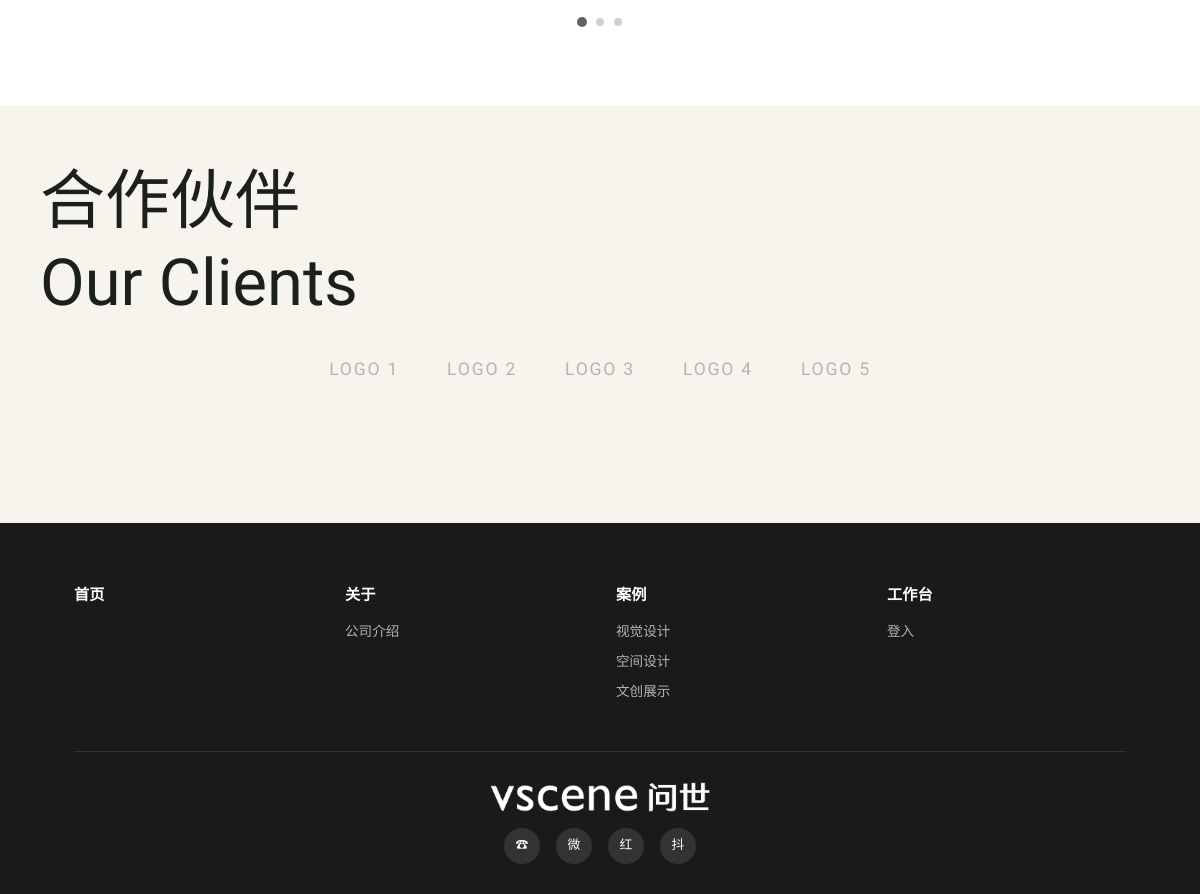
Before: / (lower part) with the older database file.
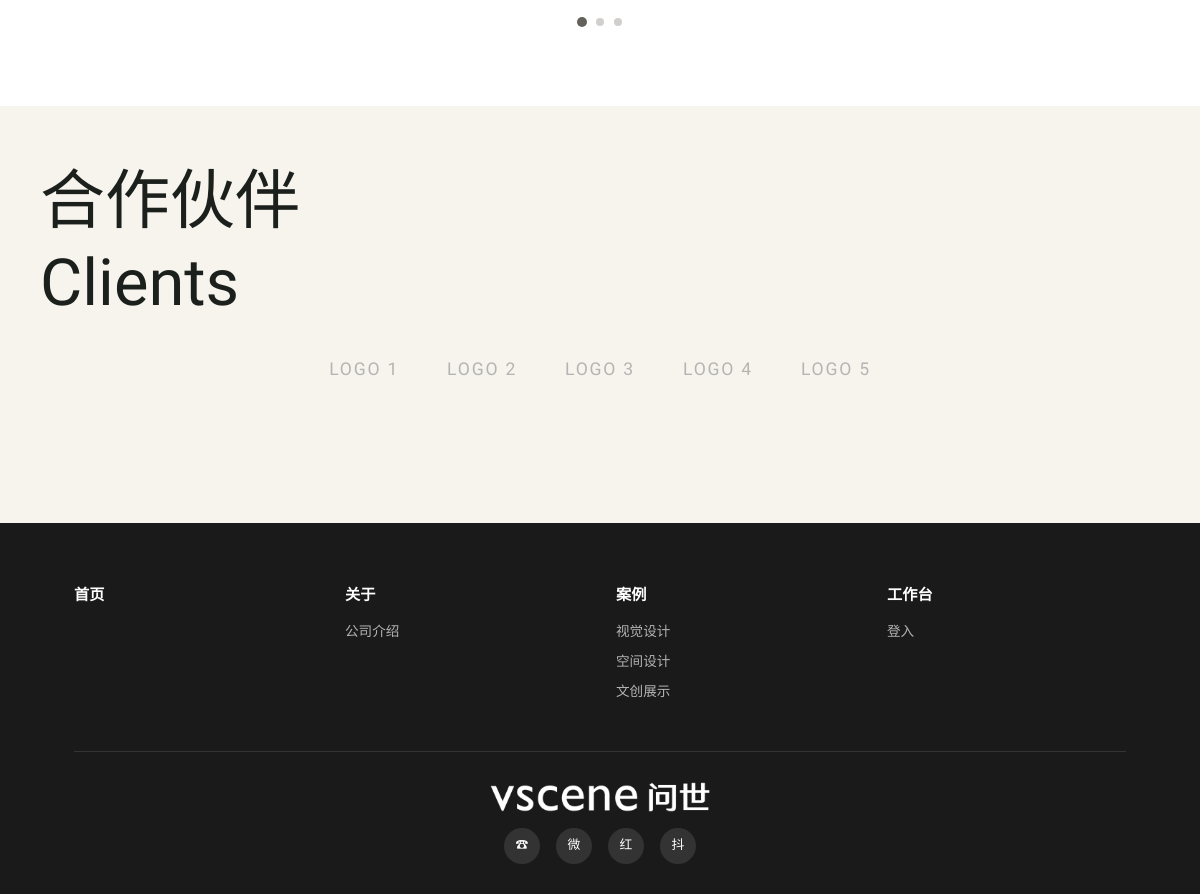
After: the same page with the newer database file.
### tables this page shows
CREATE TABLE site_config (
    key TEXT PRIMARY KEY,
    value TEXT,
    updated_at DATETIME DEFAULT CURRENT_TIMESTAMP
);

CREATE TABLE site_client_logos (
    id INTEGER PRIMARY KEY AUTOINCREMENT,
    name TEXT NOT NULL,
    logo_path TEXT,
    sort_order INTEGER DEFAULT 0,
    is_visible BOOLEAN DEFAULT 1
);

### app/routers/public.py (the view)
@router.get("/", response_class=HTMLResponse)
async def home(request: Request):
    with db_session() as conn:
        raw_cases = rows_to_list(
            conn.execute(
                "SELECT * FROM cases WHERE is_online = 1 ORDER BY sort_order, id DESC"
            ).fetchall()
        )
        client_logos = rows_to_list(
            conn.execute(
                "SELECT * FROM site_client_logos WHERE is_visible = 1 ORDER BY sort_order"
            ).fetchall()
        )
    CASE_SIZE_RHYTHM = [
        'portrait', 'wide', 'square', 'wide', 'portrait', 'square',
        'square', 'wide', 'portrait', 'portrait', 'square', 'wide',
        'portrait', 'square', 'wide', 'wide', 'square', 'portrait',
    ]
    MIN_CASES_PER_UNIT = 18  # 一个循环单元的最少卡片数（不足则循环复用）
    if raw_cases:
        unit_cases = []
        i = 0
        while len(unit_cases) < MIN_CASES_PER_UNIT:
            src = raw_cases[i % len(raw_cases)]
            c = dict(src)                       # 复制，避免污染原始列表
            c["size"] = CASE_SIZE_RHYTHM[i % len(CASE_SIZE_RHYTHM)]
            unit_cases.append(c)
            i += 1
    else:
        unit_cases = [
            {"id": 0, "title": "敬请期待", "cover_image": "", "size": s, "placeholder": True}
            for s in CASE_SIZE_RHYTHM
        ]
    return templates.TemplateResponse(
        "public/index.html",
        {
            "request": request,
            "studio": get_studio_profile(),
            "cases": unit_cases,            # 一个单元（模板渲染两遍 → 无缝循环）
            "contact": load_contact(),
            "site": load_site_config(),
            "client_logos": client_logos,
        },
    )

### templates/public/index.html (shortened to what this page needs)
{% extends "public/base.html" %}
{% block extra_css %}<link rel="stylesheet" href="{{ asset_url('/static/css/case_layout.css') }}">{% endblock %}
{% block content %}
<section class="biz-section">
  <div class="dots" data-target="biz-carousel">
    <button class="dot active" type="button" data-index="0" aria-label="第 1 项业务"></button>
    <button class="dot" type="button" data-index="1" aria-label="第 2 项业务"></button>
    <button class="dot" type="button" data-index="2" aria-label="第 3 项业务"></button>
  </div>
</section>
<section class="clients-section">
  <div class="container">
    <h2 class="section-title">{{ site.clients_title or '合作伙伴' }} <span>{{ site.clients_subtitle or 'Clients' }}</span></h2>
    <div class="clients-row">
      {% for logo in client_logos %}
      <div class="client-logo">
        {% if logo.logo_path %}
        <img src="{{ logo.logo_path }}" alt="{{ logo.name }}" style="max-height:60px;max-width:120px;object-fit:contain">
        {% else %}
        {{ logo.name }}
        {% endif %}
      </div>
      {% endfor %}
    </div>
  </div>
</section>
{% endblock %}

### templates/public/base.html (shortened to what this page needs)
<!DOCTYPE html>
<html lang="zh-CN">
<head>
  <link rel="stylesheet" href="{{ asset_url('/static/css/style.css') }}">
  {% block extra_css %}{% endblock %}
</head>
<body>
  <main>{% block content %}{% endblock %}</main>
  <footer class="site-footer">
    <div class="container">
      <div class="footer-grid">
        <div class="footer-col">
          <h4>首页</h4>
        </div>
        <div class="footer-col">
          <h4>关于</h4>
          <a href="/about">公司介绍</a>
        </div>
        <div class="footer-col">
          <h4>案例</h4>
          <a href="/cases">视觉设计</a>
          <a href="/cases">空间设计</a>
          <a href="/cases">文创展示</a>
        </div>
        <div class="footer-col">
          <h4>工作台</h4>
          <a href="/app">登入</a>
        </div>
      </div>
      <div class="footer-bottom">
        <img src="{{ asset_url('/static/img/logo.png') }}" alt="VSCENE Logo" class="footer-brand">
        <div class="footer-social">
          <a href="tel:YOUR_PHONE" title="电话">☎</a>
          <a href="weixin://" title="微信">微</a>
          <a href="https://www.xiaohongshu.com" title="小红书">红</a>
          <a href="https://www.douyin.com" title="抖音">抖</a>
        </div>
      </div>
    </div>
  </footer>
</body>
</html>

### static/css/style.css (style rules this page uses)
:root { --bg: #f7f4ee; --surface: #ffffff; --text: #1c201d; --muted: #6a645d; --accent: #63615A; --accent-rgb: 99, 97, 90; --accent-signature: #c8ff00; --case-accent: #c8ff00; --accent-light: #ece9e3; --border: #e3ddd2; --radius: 14px; --radius-lg: 24px; --shadow: 0 10px 30px rgba(var(--accent-rgb), 0.08); --shadow-card: 0 8px 24px rgba(0, 0, 0, .06); --shadow-card-hover: 0 12px 30px rgba(26, 22, 20, .12); --cases-grid-cols: 2; --cases-grid-gap: 20px; --cases-grid-mt: 30px; --lift: -6px; --ease-out: cubic-bezier(.23, 1, .32, 1); --font: "Prompt", "Noto Sans SC", "PingFang SC", -apple-system, BlinkMacSystemFont, "Segoe UI", sans-serif; --font-display: "Prompt", "Noto Sans SC", sans-serif; }
* { box-sizing: border-box; margin: 0; padding: 0; }
body { font-family: var(--font); background: var(--bg); color: var(--text); line-height: 1.6; min-height: 100vh; }
.container { max-width: 1100px; margin: 0 auto; padding: 0 24px; }
.section-title { font-family: var(--font-display); font-size: clamp(1.6rem, 3.5vw, 2.2rem); font-weight: 300; margin-bottom: 36px; text-align: center; color: var(--text); }
.site-footer { background: var(--accent); color: #fff; padding: 48px 0 32px; margin-top: 80px; }
.section-title span { font-family: "Prompt", "Noto Sans SC", sans-serif; font-weight: 300; font-size: 0.55em; color: var(--muted); margin-left: 10px; letter-spacing: 0.06em; }
.biz-section .section-title, .clients-section .section-title { font-family: var(--font-display); font-size: 65px; font-weight: 300; line-height: 1.1; text-align: left; color: var(--text); }
.biz-section .section-title span, .clients-section .section-title span { display: block; font-family: var(--font-display); font-size: 65px; font-weight: 300; line-height: 1.1; letter-spacing: normal; color: var(--text); margin-top: 10px; margin-left: 0; }
.biz-section { width: 100%; padding: 80px 0; background: #fff; box-sizing: border-box; }
.clients-section { padding: 60px 0; background: var(--bg); }
.clients-section .container { max-width: none; margin: 0; padding: 0 40px; }
.clients-row { display: flex; justify-content: center; align-items: center; flex-wrap: wrap; gap: 48px; }
.client-logo { font-size: 1.1rem; font-weight: 300; color: #999; letter-spacing: 0.1em; opacity: 0.7; transition: opacity .2s; }
.site-footer { background: #1a1a1a; color: #ccc; padding: 60px 0 30px; }
.footer-grid { display: grid; grid-template-columns: repeat(4, 1fr); gap: 32px; margin-bottom: 40px; }
.footer-col h4 { color: #fff; font-size: 0.95rem; margin-bottom: 14px; }
.footer-col a { display: block; color: #b3b3b3; font-size: 0.85rem; text-decoration: none; margin-bottom: 8px; transition: color .2s; }
.footer-bottom { text-align: center; padding-top: 30px; border-top: 1px solid #333; }
.footer-brand { height: 30px; width: auto; display: block; margin: 0 auto 16px; }
.footer-social { display: flex; justify-content: center; gap: 16px; margin-top: 16px; }
.footer-social a { width: 36px; height: 36px; border-radius: 50%; background: #333; display: flex; align-items: center; justify-content: center; color: #fff; text-decoration: none; font-size: 0.8rem; transition: background .2s; }
.dots { display: flex; justify-content: center; align-items: center; gap: 10px; margin-top: 20px; padding: 0 20px; }
.dot { width: 8px; height: 8px; border-radius: 50%; border: none; padding: 0; background: rgba(var(--accent-rgb), 0.3); cursor: pointer; transition: all 0.3s ease; }
.dot.active { background: var(--accent); transform: scale(1.25); }

### static/css/case_layout.css (style rules this page uses)
:root { --case-ink: #1a1614; --case-muted: #63615a; --case-accent: #c8ff00; --case-gap: 16px; }

Changed rows visible on the page:
changed site_config: value "Our Clients" → "Clients"
